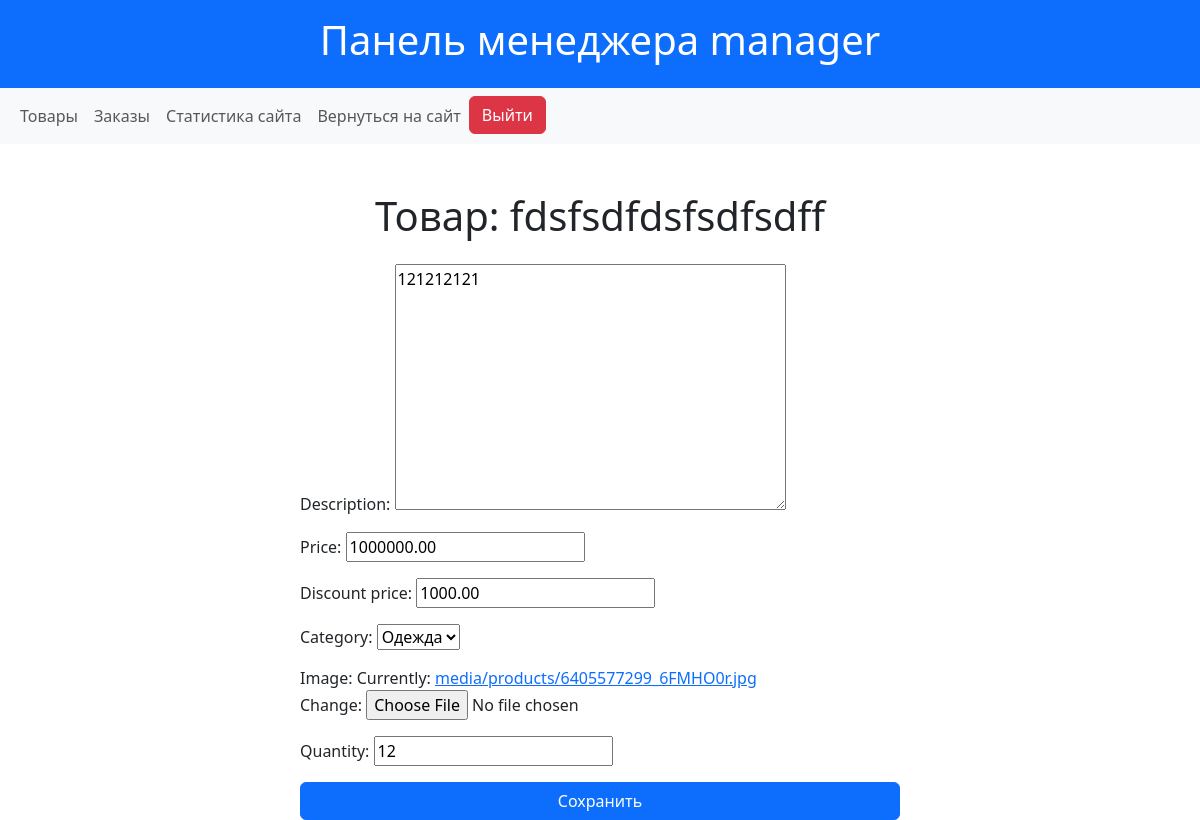
Page /manager/product/fdsfsdfdsfsdfsdff (signed in) on the committed database.
### shop/models.py (models this page shows, shortened)
class Product(models.Model):
    name = models.CharField(max_length=200)
    slug = models.SlugField(max_length=200, null=True, blank=True)
    description = models.TextField()
    price = models.DecimalField(max_digits=10, decimal_places=2)
    discount_price = models.DecimalField(max_digits=10, decimal_places=2, blank=True, null=True, default=0)
    category = models.ForeignKey(Category, related_name="products", on_delete=models.CASCADE)
    image = models.ImageField(upload_to='media/products/')
    created_at = models.DateTimeField(auto_now_add=True)
    quantity = models.PositiveIntegerField(default=0, blank=True)
    class Meta:
        verbose_name = "Товар"
        verbose_name_plural = "Товары"

### shop/views.py (the view)
# urls.py: path('manager/product/<slug:slug>', ManagerProductsUpdateView.as_view(), name='update_product'),
class ManagerProductsUpdateView(ManagerMixin, UpdateView):
    model = Product
    template_name = 'manager/product_update.html'
    context_object_name = 'product'
    ordering = ['-created_at']
    fields = ['description', 'price', 'discount_price', 'category', 'image', 'quantity']
    success_url = reverse_lazy('manager_products')

### shop/models.py (called while the page is built)
    def __str__(self):
        return self.name

### shop/views.py (called while the page is built)
    def test_func(self):
        return self.request.user.groups.filter(name="Менеджеры").exists()

### shop/templates/manager/product_update.html (shortened to what this page needs)
{% extends "manager/base.html" %}
{% block content %}
<div class="container mt-5">
    <h1 class="text-center mb-4">Товар: {{ object.name }}</h1>
    <form method="post" enctype="multipart/form-data" class="mx-auto" style="max-width: 600px;">
        {{ form.as_p }}
        <button type="submit" class="btn btn-primary w-100">Сохранить</button>
    </form>
</div>
{% endblock %}

### shop/templates/manager/base.html (shortened to what this page needs)
<!DOCTYPE html>
<html lang="en">
<head>
    <link href="https://cdn.jsdelivr.net/npm/bootstrap@5.3.3/dist/css/bootstrap.min.css" rel="stylesheet">
    <link rel="stylesheet" href="https://cdnjs.cloudflare.com/ajax/libs/font-awesome/6.6.0/css/all.min.css" />
</head>
<body>
    <header class="bg-primary text-white text-center py-3 ">
        <h1>
            Панель менеджера {{ user.username }}
        </h1>
    </header>
    <nav class="navbar navbar-expand-lg navbar-light bg-light mb-4">
        <div class="container-fluid">
            <div class="navbar-nav">
                <a class="nav-link" href="{% url 'manager_products' %}">Товары</a>
                <a class="nav-link" href="{% url 'manager_orders' %}">Заказы</a>
                <a class="nav-link" href="{% url 'manager_dashboard' %}">Статистика сайта</a>
                <a class="nav-link" href="{% url 'product_list' %}">Вернуться на сайт</a>
                <form action="{% url 'logout' %}" method="post" style="display:inline;" class="d-inline">
                    <button class="btn btn-danger" type="submit">Выйти</button>
                </form>
            </div>
        </div>
    </nav>
    <div class="container">
        {% block content %}
        {% endblock %}
    </div>
</body>
</html>

### rows in the picture
Product: name "fdsfsdfdsfsdfsdff", description "121212121", price "1000000.00", discount_price "1000.00", category "Одежда", quantity "12"

### other values in the picture
{{ user.username }} "manager"
